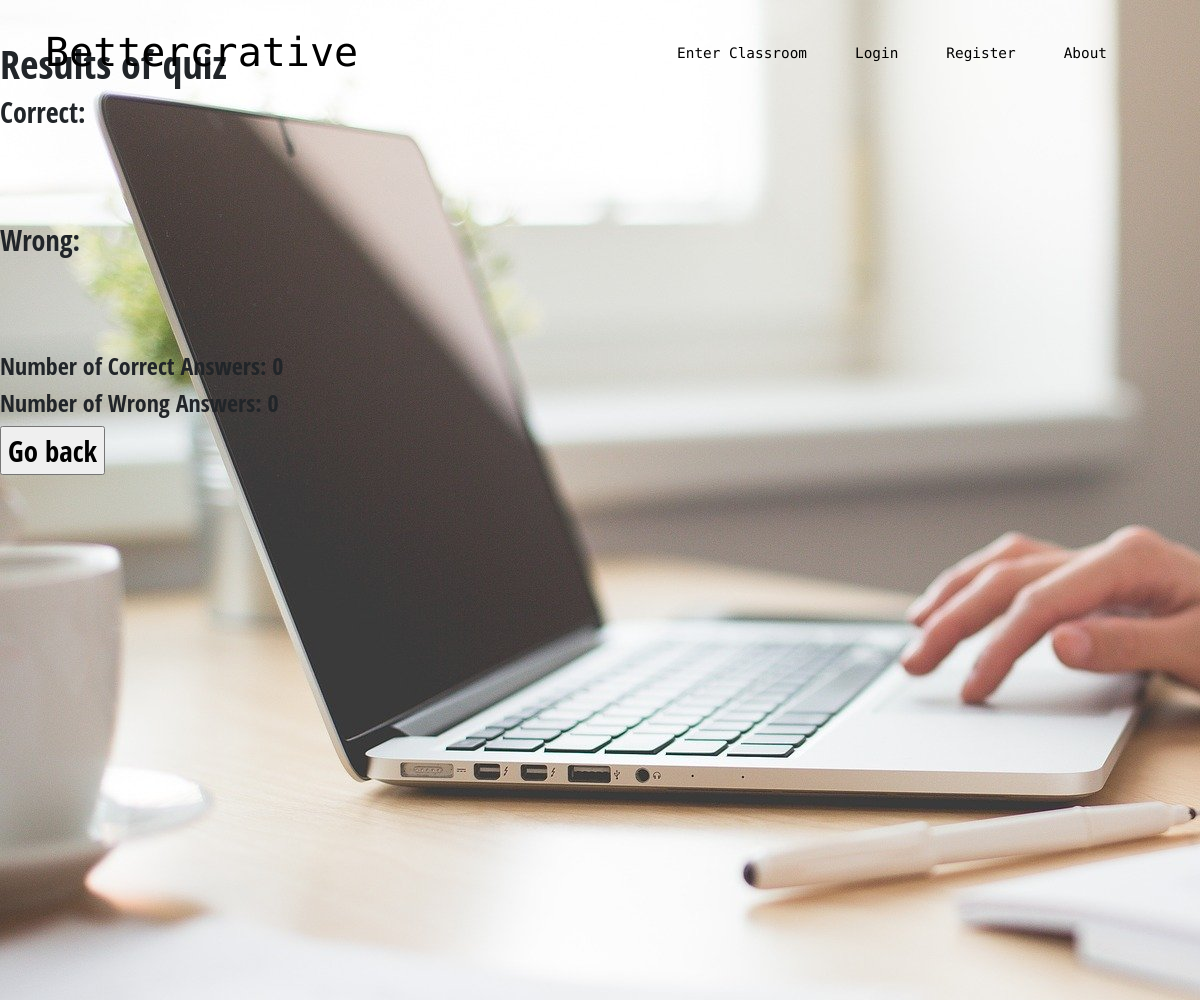
Before: /classroom/4/results with the older database file.
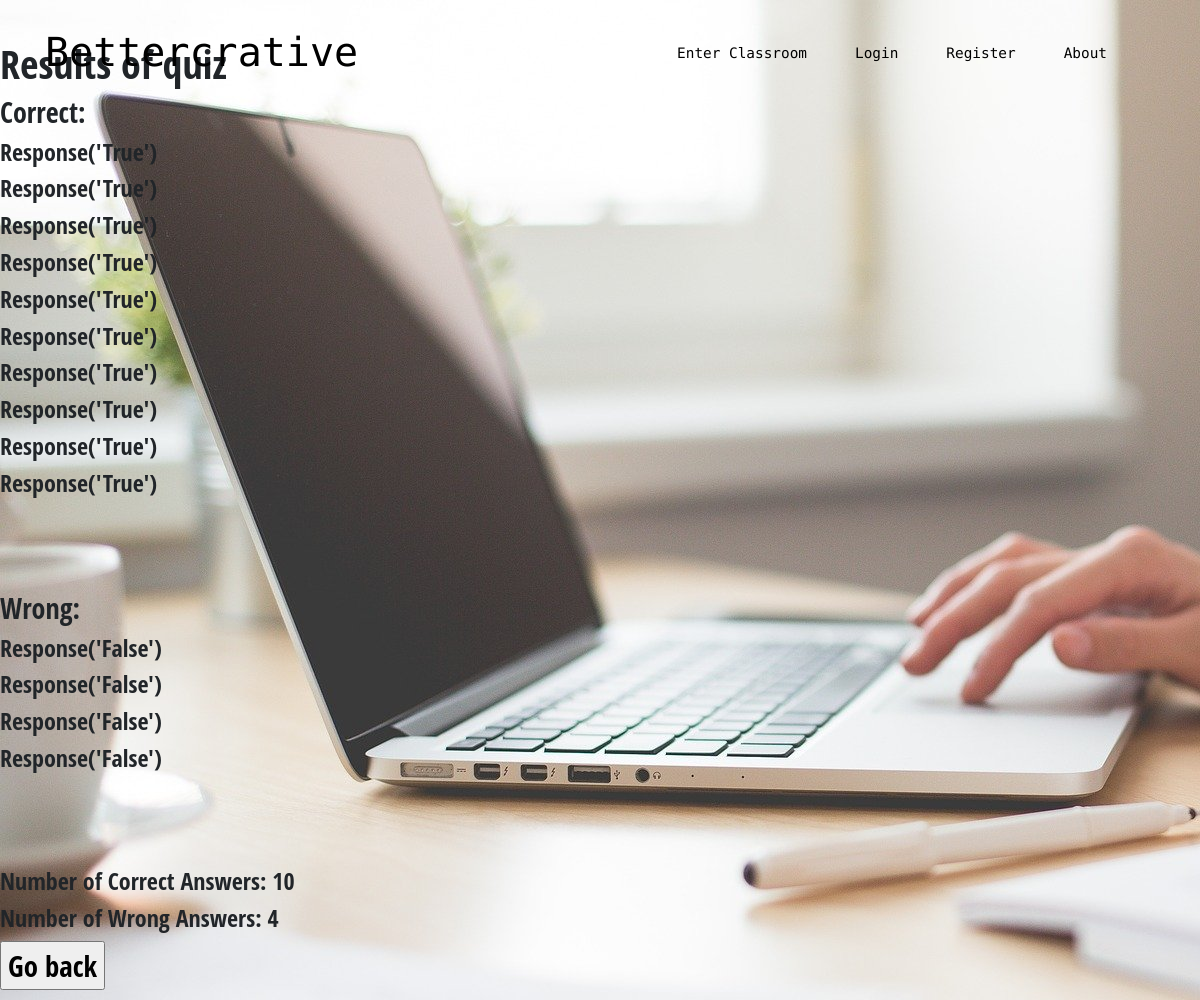
After: the same page with the newer database file.
### bettercrative/models.py (models this page shows)
class Response(db.Model):
    id = db.Column(db.Integer, primary_key=True, autoincrement=True)
    classroom_host_id = db.Column(db.Integer, db.ForeignKey('classroom.id'), nullable=False)
    quiz_reference = db.Column(db.Integer, db.ForeignKey('quiz.id'), nullable=False)
    isCorrect = db.Column(db.Enum("True", "False"))
    def __repr__(self):
            return f"Response('{self.isCorrect}')"

### bettercrative/classrooms/routes.py (the view)
@login_required
@classrooms.route("/classroom/<int:classroom_id>/results", methods=['GET', 'POST'])
def view_results(classroom_id):
    classroom = Classroom.query.get_or_404(classroom_id)
    print("WRONG ANSWERS-------------")
    sumWrong = 0
    wrong_answers = Response.query.filter_by(classroom_host_id=classroom_id, isCorrect='False')
    for y in wrong_answers:
        sumWrong +=1
        print(y)
    print("RIGHT ANSWERS ----------------")
    sumRight = 0
    correct_responses = Response.query.filter_by(classroom_host_id=classroom_id, isCorrect='True')
    for z in correct_responses:
        sumRight +=1
        print(z)
    print(sumRight)
    print(sumWrong)
    return render_template('classroom_results.html', title='results of quiz', rightAnswers=correct_responses, wrongAnswers=wrong_answers, classroomid=classroom_id, sumWrong=sumWrong, sumRight=sumRight)

### bettercrative/templates/classroom_results.html (shortened to what this page needs)
{% extends "layout.html" %}
{% block content %}
<h1>Results of quiz </h1>
<form action="/classroom/{{classroomid}}/results" method="GET POST">
<h3> Correct: </h3>
    {% for response in rightAnswers %}
        <h4> {{ response }} </h4>
    {% endfor %}
<br> </br>
<h3> Wrong: </h3>
    {% for response in wrongAnswers %}
        <h4> {{ response }} </h4>
    {% endfor %}
<br></br>
<h4>Number of Correct Answers: {{ sumRight }}</h4>
<h4>Number of Wrong Answers: {{ sumWrong }}</h4>
    <input type="submit" value="Go back" formaction="/classroom/{{classroomid}}">
</form>
{% endblock  %}

### bettercrative/templates/layout.html (shortened to what this page needs)
<!DOCTYPE html>
<html lang="en">
<head>
    <link href="https://stackpath.bootstrapcdn.com/bootstrap/4.4.1/css/bootstrap.min.css"
 rel="stylesheet">
    <link href="{{ url_for('static', filename='vendor/fontawesome-free/css/all.min.css')}}" rel="stylesheet" type="text/css">
    <link href="{{ url_for('static', filename='main.css') }}" rel="stylesheet" type="text/css">
</head>
<body id = "body">
<div class="transparent-background">
        <header>
            <nav class="nav">
                <div class="container">
                    <div class="logo">
                        <a href="{{ url_for('main.home') }}">Bettercrative</a>
                    </div>
                    <div class="listofcontents" id="navlistcontents">
                        <ul class="navlinks">
                            {% if current_user.is_authenticated %}
                            <li><a href="{{ url_for('main.about') }}"> About </a></li>
                            <li><a href="{{ url_for('users.account') }}"> Account </a></li>
                            <li><a href="{{ url_for('users.logout') }}"> Logout </a></li>
                            {% else %}
                            <li><a href="{{ url_for('classrooms.enter_classroom') }}"> Enter Classroom </a></li>
                            <li><a href="{{ url_for('users.login') }}"> Login </a></li>
                            <li><a href="{{ url_for('users.register') }}"> Register </a></li>
                            <li><a href="{{ url_for('main.about') }}"> About </a></li>
                            {% endif %}
                        </ul>
                    </div>
                </div>
            </nav>
        </header>
    <section class="home-section">
        {% block content %}
        {% endblock %}
    </section>
</div>
</body>
</html>

### bettercrative/static/main.css (style rules this page uses)
body { background-attachment: fixed; font-family: 'Open Sans Condensed'; font-size: 180%; background-image: url("images/laptopmono.jpg"); }
* { box-sizing: border-box; }
section { opacity: 100%; }
body:after { content: ' '; display: block; position: absolute; left: 0; top: 0; z-index: -1; width: 100%; height: 100%; }
.nav { z-index: 3; width: 100%; height: 65px; position: fixed; line-height: 65px; text-align: center; }
.nav div.logo { float: left; width: auto; height: auto; }
.nav div.logo a { text-decoration: none; color: black; font-size: 2.5rem; font-family: 'Source Code Pro', monospace; }
.nav div.listofcontents { height:65px; float:right; font-size:1.5vw; overflow: hidden; }
.nav div.listofcontents a { text-decoration: none; color: black; font-family: 'Source Code Pro', monospace; }
.nav div.listofcontents ul { width: 100%; height: 65px; display: flex; list-style: none; margin: 0; padding: 0; font-size: 1.2vw; }
.nav div.listofcontents li { width: auto; height: 65px; padding: 0; padding-right:3rem; }
.nav { padding-top: 20px; padding-bottom: 20px; -webkit-transform: all 0.4s ease; transition: all 0.4s ease; }
.transparent-background { background-image: url("images/laptopmono.jpg"); }
.home-section { width: 100%; padding-top: 40px; height: 1000px; }

Changed rows visible on the page:
added Response: isCorrect "Response('True')", shown under "Correct:"
added Response: isCorrect "Response('True')", shown under "Correct:"
added Response: isCorrect "Response('True')", shown under "Correct:"
added Response: isCorrect "Response('True')", shown under "Correct:"
added Response: isCorrect "Response('True')", shown under "Correct:"
added Response: isCorrect "Response('True')", shown under "Correct:"
added Response: isCorrect "Response('True')", shown under "Correct:"
added Response: isCorrect "Response('True')", shown under "Correct:"
added Response: isCorrect "Response('True')", shown under "Correct:"
added Response: isCorrect "Response('True')", shown under "Correct:"
added Response: isCorrect "Response('False')", shown under "Wrong:"
added Response: isCorrect "Response('False')", shown under "Wrong:"
added Response: isCorrect "Response('False')", shown under "Wrong:"
added Response: isCorrect "Response('False')", shown under "Wrong:"
Other visible differences:
{{ sumRight }}: "0" → "10"
{{ sumWrong }}: "0" → "4"
